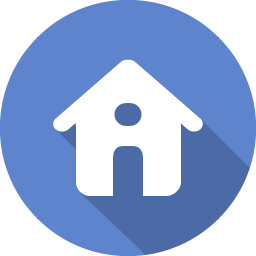
#> input picture a.png, 256 x 256 px
$ python T45ImageChannels.py
#> lines starting #> are read from the running program, lines starting #| are printed output that depends on the picture
from PIL import Image

a_img = Image.open("a.png")
#> a_img is the input picture: PIL image 256x256 RGBA; mean R, G, B, A 99, 120.9, 164.5, 200.8
print(a_img.mode)
#| RGBA

r1,g1,b1,a1 = a_img.split()
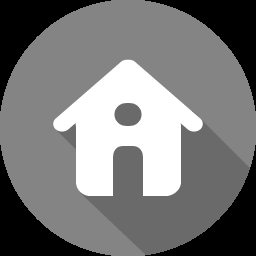
#> g1: PIL image 256x256 L; min 0, max 255, mean 120.9
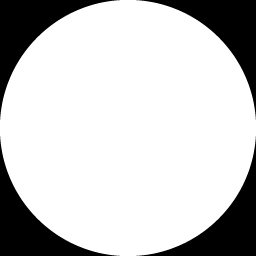
#> a1: PIL image 256x256 L; min 0, max 255, mean 200.8
'''
r.show()
g.show()
b.show()
a.show()
'''

#new_img = Image.merge("RGB",(b,g,r))
#new_img.show()

b_img = Image.open("b.png")
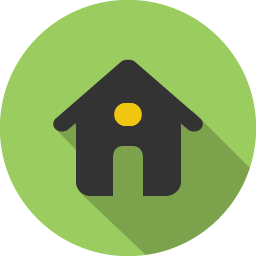
#> input picture b.png, 256 x 256 px
#> b_img is the input picture: PIL image 256x256 RGBA; mean R, G, B, A 100.9, 129.1, 64.1, 200.8
print(b_img.mode)
#| RGBA

r2,g2,b2,a2 = b_img.split()
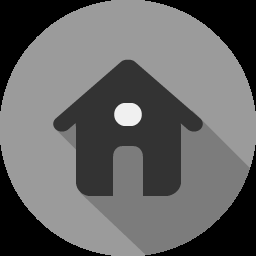
#> r2: PIL image 256x256 L; min 0, max 240, mean 100.9
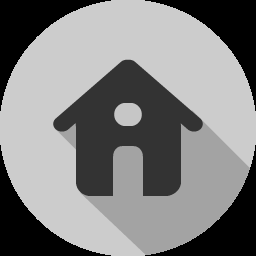
#> g2: PIL image 256x256 L; min 0, max 204, mean 129.1
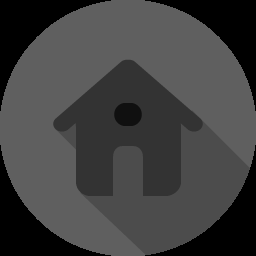
#> b2: PIL image 256x256 L; min 0, max 95, mean 64.1

new_img = Image.merge("RGB",(r2,g1,b2))
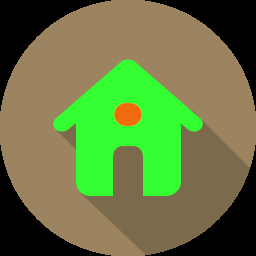
#> new_img: PIL image 256x256 RGB; mean R, G, B 100.9, 120.9, 64.1
new_img.show()
